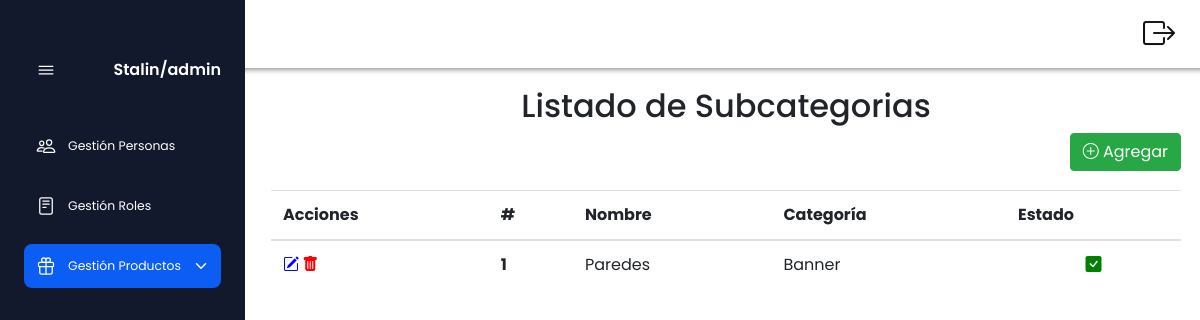
Page /?c=Subcategorias&a=consulta (signed in) on the committed database.
### tables this page shows
CREATE TABLE IF NOT EXISTS `subcategorias` (
  `idsubcategorias` INT(11) NOT NULL AUTO_INCREMENT,
  `nombre` VARCHAR(45) NOT NULL,
  `estado` INT(11) NOT NULL,
  `idcategorias` INT(11) NOT NULL,
  PRIMARY KEY (`idsubcategorias`),
  CONSTRAINT `idcategorias`
    FOREIGN KEY (`idcategorias`)
    REFERENCES `categorias` (`idcategorias`)
    ON DELETE NO ACTION
    ON UPDATE NO ACTION);

CREATE TABLE IF NOT EXISTS `categorias` (
  `idcategorias` INT(11) NOT NULL AUTO_INCREMENT,
  `nombre` VARCHAR(45) NOT NULL,
  `estado` INT(11) NOT NULL,
  PRIMARY KEY (`idcategorias`));

### index.php (called while the page is built, shortened)
<?php
$ruteador = new FrontController();
$ruteador->rutear();

### model/conexion.php (called while the page is built, shortened)
<?php
class Conexion{
    private static $conexion = null;
    public static function getConexion(){
        try{
            if(!isset(self::$conexion)){
                self::$conexion=new PDO("mysql:host=localhost; dbname=proyecto","root","");
               self::$conexion->setAttribute(
                       PDO::ATTR_ERRMODE,PDO::ERRMODE_EXCEPTION);
               self::$conexion->exec("set character set utf8");
            }
        }catch(Exception $e){
            echo "linea del error " .$e->getLine();
            echo "</br>";
            echo "archivo " . $e->getFile();
            echo "</br>";
            die("error " . $e->getMessage());
        }
        return self::$conexion;
    }
}

### model/subcategoriasModel.php (called while the page is built, shortened)
<?php
require_once 'model/conexion.php';
require_once 'model/Subcategorias.php';
class SubcategoriasModel
{
	private $db;
	public function __construct() {
        try {
            $this->db = Conexion::getConexion();
        } catch (Exception $e) {
            die($e->getTrace());
            die($e->getMessage());
        }
    }
    public function listar(){
        try {
            $sentencia = $this->db->prepare("select s.idsubcategorias, s.nombre,s.estado,c.nombre as idcategorias from subcategorias as s inner join categorias as c on c.idcategorias=s.idcategorias");
            $sentencia->execute(array());
            $resultset = $sentencia->fetchAll(PDO::FETCH_CLASS, 'Subcategorias');
            return $resultset;
        } catch (Exception $e) {
            die($e->getMessage());
        }
    }
}

### model/subcategorias.php (called while the page is built, shortened)
<?php
class Subcategorias {
        private $idsubcategorias;
        private $nombre;
        private $estado;
        private $idcategorias;
        function getIdsubcategorias() {
            return $this->idsubcategorias;
        }
        function getNombre() {
            return $this->nombre;
        }
        function getEstado() {
            return $this->estado;
        }
        function getIdcategorias() {
            return $this->idcategorias;
        }
}

### view/subcategorias/subcategoriasView.php (the view, shortened to what this page needs)
<div class="row">
    <div class="col-sm-12 ">
        <section class="sectionAdminGetionView">
            <div class="row">
                <div class="col-sm-12 text-center">
                    <h2>Listado de Subcategorias</h2>
                </div>
                <div class="col-sm-12 text-right ">
                    <a href="?c=Subcategorias&a=mostrarActividad" class="btn btn-success btnAdd">
                    <i class="bi bi-plus-circle"></i> Agregar
                    </a>
                </div>
                <div class="col-sm-12">
                <div class="table-responsive">
            <table class="table table-hover">
                <thead>
                    <tr>
                    <th scope="col">Acciones</th>
                        <th scope="col">#</th>
                        <th scope="col">Nombre</th>
                        <th scope="col">Categoría</th>
                        <th scope="col">Estado</th>
                    </tr>
                </thead>
                <tbody>
                <?php
                        require_once 'model/Subcategorias.php';
                        $cont = 0;
                        foreach ($sub as $sub2) {
                            $cont++;
                        ?>
                    <tr>
                    <th><a href="?c=Subcategorias&a=mostrarActividad&id=<?php echo $sub2->getIdsubcategorias(); ?>" data-toggle="tooltip" data-placement="bottom" title="Editar"><i style="color: blue;" class="bi bi-pencil-square"></i></a> <a href="?c=Subcategorias&a=eliminar&id=<?php echo $sub2->getIdsubcategorias() ?>" onclick="javascript:return  confirm('Seguro de eliminar');"" data-toggle="tooltip" data-placement="bottom" title="Eliminar"><i style="color: red;" class="bi bi-trash-fill"></i></a></th>
                        <th scope="row"><?php echo $cont; ?></th>
                        <td><?php echo ucwords(mb_strtolower($sub2->getNombre(),'UTF-8')); ?></td>
                        <td><?php echo ucwords(mb_strtolower($sub2->getIdcategorias(),'UTF-8')); ?></td>
                        <td class="text-center"><?php if ($sub2->getEstado() == '1') echo '<i style="color:green" class="bi bi-check-square-fill"></i>';
                                                    else echo '<i style="color:red" class="bi bi-x-square-fill"></i>'; ?></td>
                    </tr>
                    <?php
                        }
                        ?>
                </tbody>
            </table>
        </div>
                </div>
            </div>
        </section>
    </div>
</div>
</div>
</div>

### assets/css/estilos.css (style rules this page uses)
* { margin: 0; padding: 0; box-sizing: border-box; scroll-behavior: smooth; }

### assets/css/style.css (style rules this page uses)
:root { --nav-width:92px; --first-color:#0C5DF4; --bg-color:#12192C; --sub-color:#B6CEFC; --white-color:#fff; --body-font:'Poppins',sans-serif; --normal-font-size:1rem; --small-font-size:.775rem; --z-fixed:100; }
*,::before,::after { box-sizing: border-box; }
body { margin: 0; padding: 0; }
.sectionAdminGetionView { padding-top: 2%; }
.sectionAdminGetionView .table-responsive { padding: 2%; }
.sectionAdminGetionView .btnAdd,.sectionAdminGetionEdit .btnAdd { margin-right: 2%; }

### rows in the picture
subcategorias: nombre "Paredes", idcategorias.nombre "Banner", estado 1 (drawn)

### other values in the picture
$_SESSION['user']->getUsuario() "Stalin"
$_SESSION['user']->getIdroles() "admin"
